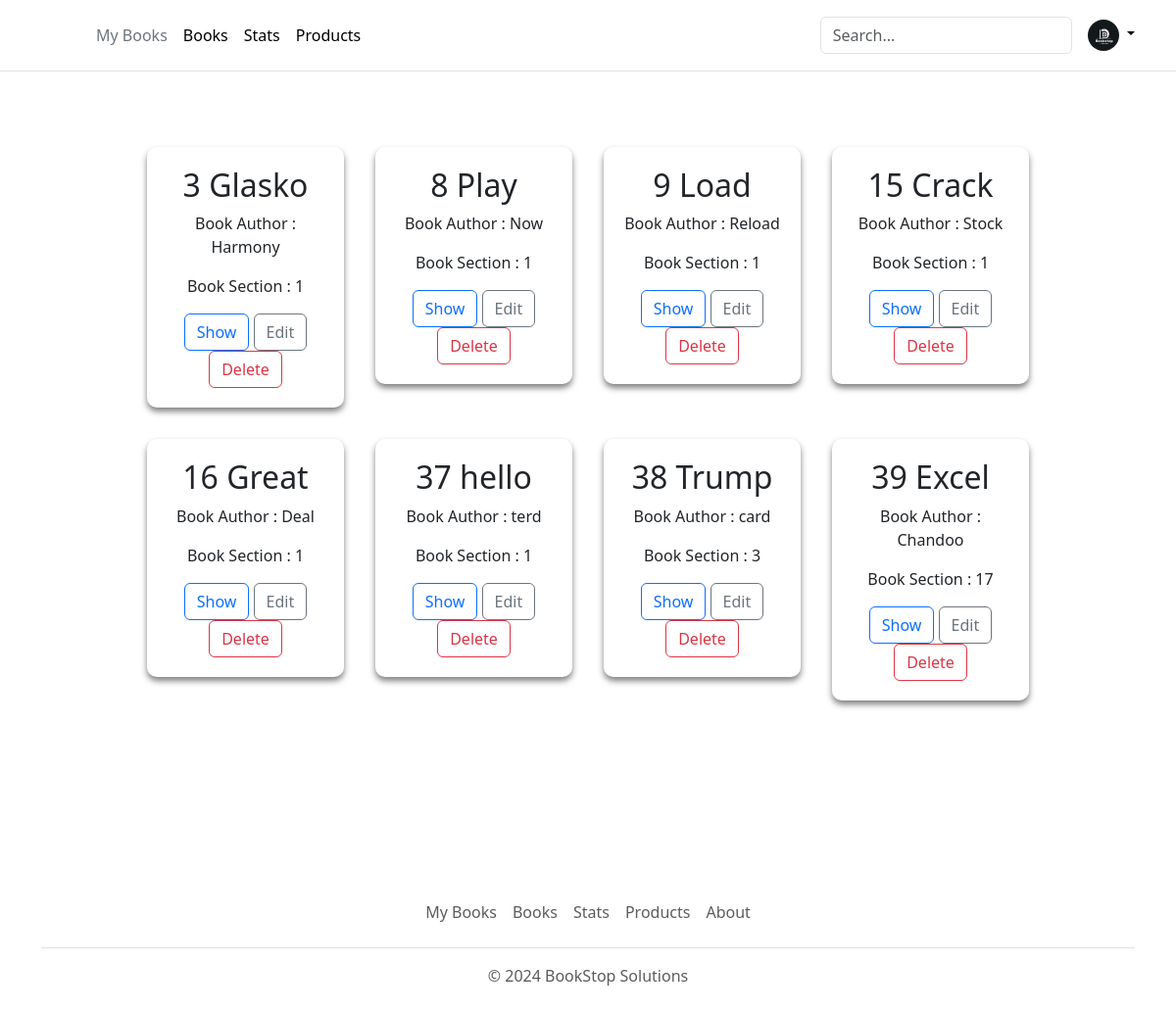
Before: /showBooks with the older database file.
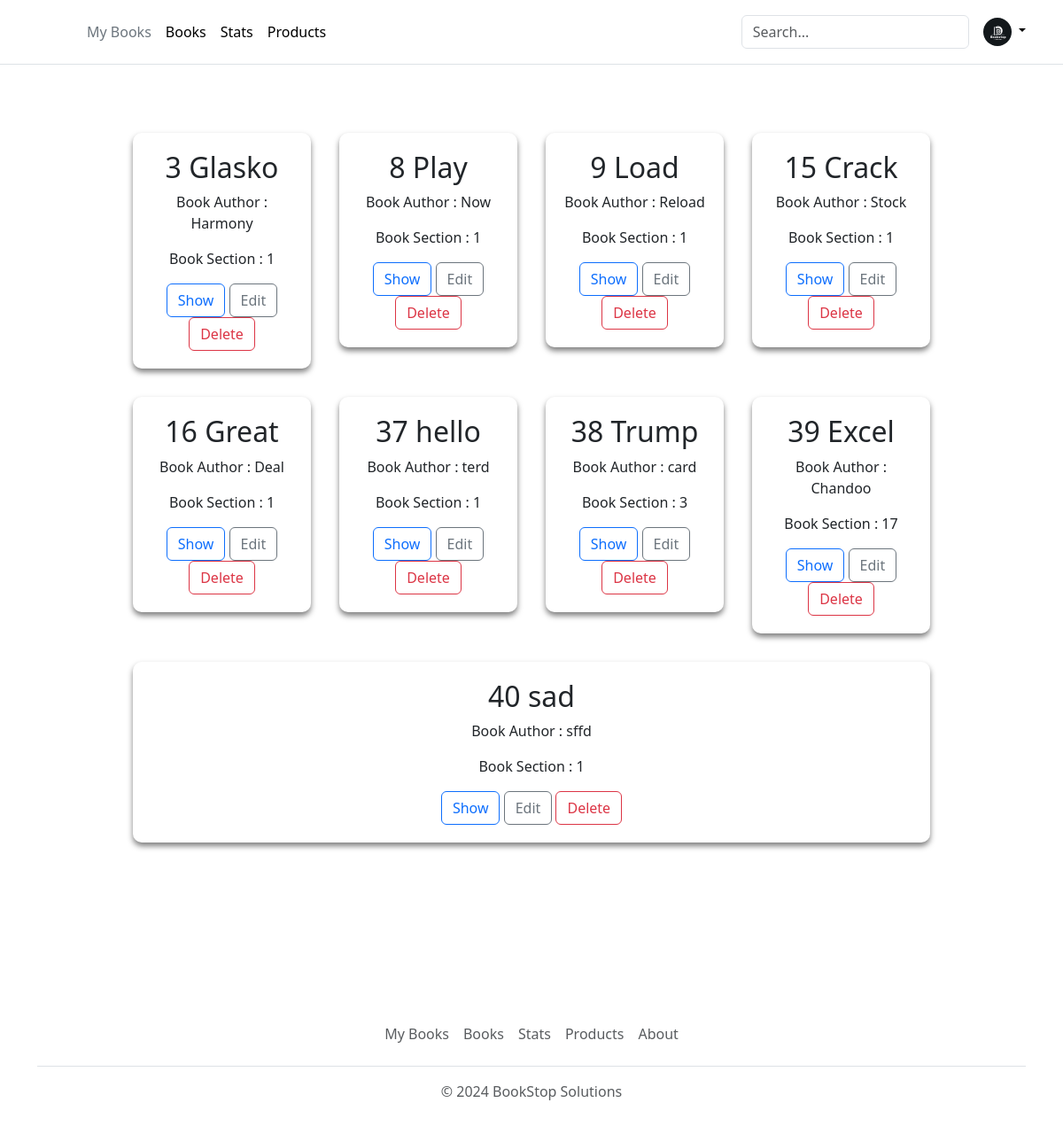
After: the same page with the newer database file.
### app.py (models this page shows)
class Books(db.Model):
    __tablename__ = 'books'
    BookId = db.Column(db.Integer, autoincrement=True, primary_key=True)
    SectionId = db.Column(db.Integer, db.ForeignKey('section.SectionId'), nullable=False)
    Title = db.Column(db.String(50), nullable=False)
    Author = db.Column(db.String(50), nullable=False)
    Content = db.Column(db.Text)
    ImageLink = db.Column(db.String(255))

### app.py (the view)
@app.route("/showBooks", methods = ["GET","POST"])
def showBooks():
    if request.method == 'POST':
        f = request.files['file']
        file_path = os.path.join("books", f.filename)
        f.save(file_path)
        data = request.form.to_dict()
        print(data)
        books = Books(SectionId = data['book_section'],Title=data['Book-Title'],Author=data['Author'],Content=data['Content'])
        db.session.add(books)
        db.session.commit()
        print(data)
        books = Books.query.all()
        return render_template("showBooks.html", books=books)
    else:
        books = Books.query.all()
        return render_template("showBooks.html", books=books)

### templates/showBooks.html (shortened to what this page needs)
<!DOCTYPE html>
<html lang="en">
  <head>
    <link rel="stylesheet" href="/static/add-section.css" />
    {% include 'bootstrap.html' %}
  </head>
  <body>
    <div>
      {% include 'header.html' %}
      <div>
        <div class="main-container">
          {% for book in books %}
          <div class="section-container" id="1">
            <h2>{{book.BookId}} {{book.Title}}</h2>
            <p>Book Author : {{book.Author}}</p>
            <div>
              <p>Book Section : {{book.SectionId}}</p>
            </div>
            <button
              type="button"
              id="showBook{{book.BookId}}"
              class="btn btn-outline-primary"
            >
              Show
            </button>
            <button
              type="button"
              id="editBooks{{book.BookId}}"
              class="btn btn-outline-secondary"
            >
              Edit
            </button>
            <form
              action="{{ url_for('deleteBook', bookId=book.BookId) }}"
              method="post"
              style="display: inline"
            >
              <button type="submit" class="btn btn-outline-danger">
                Delete
              </button>
            </form>
          </div>
          {% endfor %}
        </div>
        {% include 'footer.html' %}
      </div>
    </div>
  </body>
</html>

### templates/bootstrap.html (shortened to what this page needs)
<link
  href="https://cdn.jsdelivr.net/npm/bootstrap@5.3.2/dist/css/bootstrap.min.css"
  rel="stylesheet"
/>

### templates/header.html (shortened to what this page needs)
<header class="p-3 mb-1 border-bottom">
  <div class="container">
    <div
      class="d-flex flex-wrap align-items-center justify-content-center justify-content-lg-start"
    >
      <a
        href="/"
        class="d-flex align-items-center mb-2 mb-lg-0 link-body-emphasis text-decoration-none"
      >
        <svg
          class="bi me-2"
          width="40"
          height="32"
          role="img"
          aria-label="Bootstrap"
        >
          <use xlink:href="#bootstrap" />
        </svg>
      </a>
      <ul
        class="nav col-12 col-lg-auto me-lg-auto mb-2 justify-content-center mb-md-0"
      >
        <li><a href="/" class="nav-link px-2 link-secondary">My Books</a></li>
        <li>
          <a href="/allBooks" class="nav-link px-2 link-body-emphasis">Books</a>
        </li>
        <li>
          <a href="#" class="nav-link px-2 link-body-emphasis">Stats</a>
        </li>
        <li>
          <a href="#" class="nav-link px-2 link-body-emphasis">Products</a>
        </li>
      </ul>
      <form class="col-12 col-lg-auto mb-3 mb-lg-0 me-lg-3" role="search">
        <input
          type="search"
          class="form-control"
          placeholder="Search..."
          aria-label="Search"
        />
      </form>
      <div class="dropdown text-end">
        <a
          href="#"
          class="d-block link-body-emphasis text-decoration-none dropdown-toggle"
          data-bs-toggle="dropdown"
          aria-expanded="false"
        >
          <img
            src="/static/logo.jpg"
            alt="mdo"
            width="32"
            height="32"
            class="rounded-circle"
          />
        </a>
      </div>
    </div>
  </div>
</header>

### templates/footer.html
<div class="container">
  <footer class="py-3 my-4">
    <ul class="nav justify-content-center border-bottom pb-3 mb-3">
      <li class="nav-item">
        <a href="/" class="nav-link px-2 text-body-secondary">My Books</a>
      </li>
      <li class="nav-item">
        <a href="#" class="nav-link px-2 text-body-secondary">Books</a>
      </li>
      <li class="nav-item">
        <a href="#" class="nav-link px-2 text-body-secondary">Stats</a>
      </li>
      <li class="nav-item">
        <a href="#" class="nav-link px-2 text-body-secondary">Products</a>
      </li>
      <li class="nav-item">
        <a href="#" class="nav-link px-2 text-body-secondary">About</a>
      </li>
    </ul>
    <p class="text-center text-body-secondary">
      &copy; 2024 BookStop Solutions
    </p>
  </footer>
</div>

### static/add-section.css (style rules this page uses)
body { background-color: #2d2a2e; margin: 0; }
.main-container { display: flex; flex-wrap: wrap; padding: 130px; align-items: flex-start; gap: 2em; margin: 20px; margin-bottom: 50px; }
.section-container { background-color: rgba(255, 255, 255, 0.1); backdrop-filter: blur(10px); border-radius: 10px; padding: 20px 20px; box-shadow: 0 4px 6px rgba(0, 0, 0, 0.5); text-align: center; width: 20%; flex-grow: 1; }
header { position: fixed; top: 0; left: 0; width: 100%; background-color: rgba(255, 255, 255, 0.9); z-index: 2; }
input, textarea { width: 100%; padding: 8px; border-radius: 4px; border: solid 1px #0d6efd; color: #000; }
input, textarea { margin-bottom: 20px; }

Changed rows visible on the page:
added Books: BookId "40", Title "sad", Author "sffd", SectionId "1"
